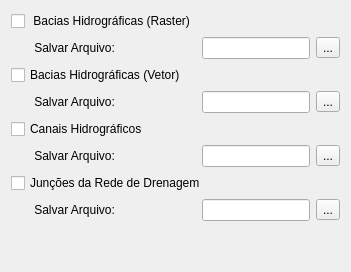
            <widget class="QWidget" name="tab_42">
             <attribute name="title">
              <string>Hidrografia</string>
             </attribute>
             <layout class="QGridLayout" name="gridLayout_5">
              <item row="3" column="0">
               <widget class="QCheckBox" name="checkBox_32">
                <property name="text">
                 <string>Bacias Hidrográficas (Vetor) </string>
                </property>
                <property name="checkable">
                 <bool>true</bool>
                </property>
                <property name="checked">
                 <bool>false</bool>
                </property>
               </widget>
              </item>
              <item row="4" column="0">
               <widget class="QLabel" name="label_20">
                <property name="text">
                 <string>       Salvar Arquivo:</string>
                </property>
               </widget>
              </item>
              <item row="12" column="1">
               <spacer name="verticalSpacer_11">
                <property name="orientation">
                 <enum>Qt::Vertical</enum>
                </property>
                <property name="sizeHint" stdset="0">
                 <size>
                  <width>20</width>
                  <height>40</height>
                 </size>
                </property>
               </spacer>
              </item>
              <item row="0" column="0">
               <widget class="QCheckBox" name="checkBox_34">
                <property name="text">
                 <string> Bacias Hidrográficas (Raster)</string>
                </property>
                <property name="checkable">
                 <bool>true</bool>
                </property>
                <property name="checked">
                 <bool>false</bool>
                </property>
               </widget>
              </item>
              <item row="1" column="2">
               <widget class="QToolButton" name="toolButton_12">
                <property name="text">
                 <string>...</string>
                </property>
               </widget>
              </item>
              <item row="1" column="0">
               <widget class="QLabel" name="label_19">
                <property name="text">
                 <string>       Salvar Arquivo:</string>
                </property>
               </widget>
              </item>
              <item row="6" column="0">
               <widget class="QCheckBox" name="checkBox_31">
                <property name="sizePolicy">
                 <sizepolicy hsizetype="Maximum" vsizetype="Fixed">
                  <horstretch>0</horstretch>
                  <verstretch>0</verstretch>
                 </sizepolicy>
                </property>
                <property name="text">
                 <string>Canais Hidrográficos</string>
                </property>
                <property name="checkable">
                 <bool>true</bool>
                </property>
                <property name="checked">
                 <bool>false</bool>
                </property>
               </widget>
              </item>
              <item row="7" column="1">
               <widget class="QLineEdit" name="lineEdit_15">
                <property name="styleSheet">
                 <string notr="true">color: rgb(140, 140, 140);</string>
                </property>
                <property name="text">
                 <string/>
                </property>
               </widget>
              </item>
              <item row="1" column="1">
               <widget class="QLineEdit" name="lineEdit_13">
                <property name="styleSheet">
                 <string notr="true">color: rgb(140, 140, 140);</string>
                </property>
                <property name="text">
                 <string/>
                </property>
               </widget>
              </item>
              <item row="10" column="0" colspan="2">
               <widget class="QCheckBox" name="checkBox_33">
                <property name="text">
                 <string>Junções da Rede de Drenagem </string>
                </property>
                <property name="checkable">
                 <bool>true</bool>
                </property>
                <property name="checked">
                 <bool>false</bool>
                </property>
               </widget>
              </item>
              <item row="7" column="2">
               <widget class="QToolButton" name="toolButton_14">
                <property name="text">
                 <string>...</string>
                </property>
               </widget>
              </item>
              <item row="11" column="2">
               <widget class="QToolButton" name="toolButton_13">
                <property name="text">
                 <string>...</string>
                </property>
               </widget>
              </item>
              <item row="11" column="0">
               <widget class="QLabel" name="label_18">
                <property name="text">
                 <string>       Salvar Arquivo:</string>
                </property>
               </widget>
              </item>
              <item row="7" column="0">
               <widget class="QLabel" name="label_21">
                <property name="text">
                 <string>       Salvar Arquivo:</string>
                </property>
               </widget>
              </item>
              <item row="11" column="1">
               <widget class="QLineEdit" name="lineEdit_14">
                <property name="styleSheet">
                 <string notr="true">color: rgb(140, 140, 140);</string>
                </property>
                <property name="text">
                 <string/>
                </property>
               </widget>
              </item>
              <item row="4" column="1">
               <widget class="QLineEdit" name="lineEdit_16">
                <property name="styleSheet">
                 <string notr="true">color: rgb(140, 140, 140);</string>
                </property>
                <property name="text">
                 <string/>
                </property>
               </widget>
              </item>
              <item row="4" column="2">
               <widget class="QToolButton" name="toolButton_15">
                <property name="text">
                 <string>...</string>
                </property>
               </widget>
              </item>
             </layout>
            </widget>
